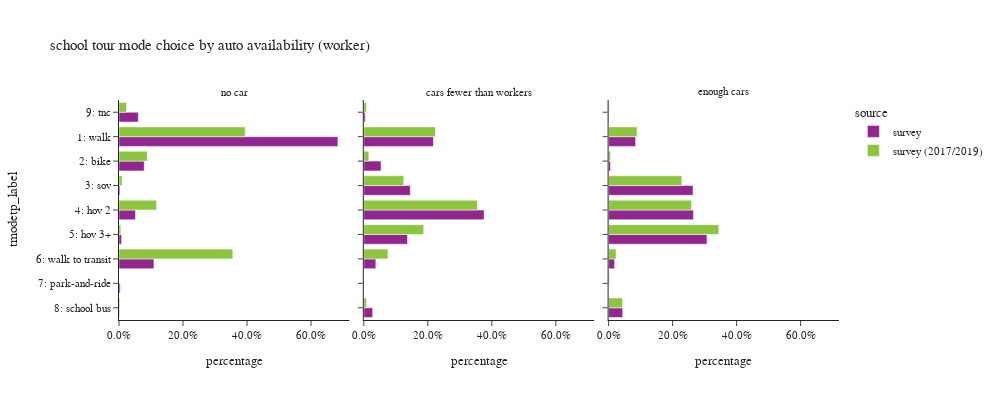

The cell this chart's notebook holds for it:
### Code cell
plot_mode_choice(wk_tour.filter(pl.col('auto_available_worker')!="no worker"),
                 "auto_available_worker",
                 {"auto_available_worker":["no car", "cars fewer than workers","enough cars"],
                     "tmodetp_label":["1: walk","2: bike","3: sov","4: hov 2","5: hov 3+","6: walk to transit",
                                      "7: park-and-ride","8: school bus","9: other–survey only"]},
                 "auto availability (worker)",3,400,1000)

### Figure 1 — Plotly figure (JSON) as saved in the notebook; plotly's stock layout.template omitted (floating-point values rounded to 4 significant figures)
{"data": [{"alignmentgroup": "True", "customdata": [[166], [26], [6], [8], [9], [63], [3], [3], [9]], "hovertemplate": "source=survey<br>auto_available_worker=no car<br>percentage=%{x}<br>tmodetp_label=%{y}<br>sample_count=%{customdata[0]}<extra></extra>", "legendgroup": "survey", "marker": {"color": "#91268F", "pattern": {"shape": ""}}, "name": "survey", "offsetgroup": "survey", "orientation": "h", "showlegend": true, "textposition": "auto", "type": "bar", "x": [0.6839, 0.07895, 0.003046, 0.05137, 0.00796, 0.1092, 0.003737, 0.001342, 0.06049], "xaxis": "x", "y": ["1: walk", "2: bike", "3: sov", "4: hov 2", "5: hov 3+", "6: walk to transit", "7: park-and-ride", "8: school bus", "9: tnc"], "yaxis": "y"}, {"alignmentgroup": "True", "customdata": [[1], [204], [41], [99], [168], [96], [28], [22], [3]], "hovertemplate": "source=survey<br>auto_available_worker=cars fewer than workers<br>percentage=%{x}<br>tmodetp_label=%{y}<br>sample_count=%{customdata[0]}<extra></extra>", "legendgroup": "survey", "marker": {"color": "#91268F", "pattern": {"shape": ""}}, "name": "survey", "offsetgroup": "survey", "orientation": "h", "showlegend": false, "textposition": "auto", "type": "bar", "x": [0.0007046, 0.2176, 0.05403, 0.1453, 0.3759, 0.1366, 0.03756, 0.02769, 0.004653], "xaxis": "x2", "y": [null, "1: walk", "2: bike", "3: sov", "4: hov 2", "5: hov 3+", "6: walk to transit", "8: school bus", "9: tnc"], "yaxis": "y2"}, {"alignmentgroup": "True", "customdata": [[12], [462], [49], [834], [701], [754], [70], [129], [9]], "hovertemplate": "source=survey<br>auto_available_worker=enough cars<br>percentage=%{x}<br>tmodetp_label=%{y}<br>sample_count=%{customdata[0]}<extra></extra>", "legendgroup": "survey", "marker": {"color": "#91268F", "pattern": {"shape": ""}}, "name": "survey", "offsetgroup": "survey", "orientation": "h", "showlegend": false, "textposition": "auto", "type": "bar", "x": [0.009358, 0.08436, 0.005924, 0.2637, 0.2652, 0.3074, 0.01874, 0.04404, 0.001277], "xaxis": "x3", "y": [null, "1: walk", "2: bike", "3: sov", "4: hov 2", "5: hov 3+", "6: walk to transit", "8: school bus", "9: tnc"], "yaxis": "y3"}, {"alignmentgroup": "True", "customdata": [[6], [264], [24], [8], [20], [11], [161], [2], [23]], "hovertemplate": "source=survey (2017/2019)<br>auto_available_worker=no car<br>percentage=%{x}<br>tmodetp_label=%{y}<br>sample_count=%{customdata[0]}<extra></extra>", "legendgroup": "survey (2017/2019)", "marker": {"color": "#8CC63E", "pattern": {"shape": ""}}, "name": "survey (2017/2019)", "offsetgroup": "survey (2017/2019)", "orientation": "h", "showlegend": true, "textposition": "auto", "type": "bar", "x": [0.003398, 0.3941, 0.08845, 0.009598, 0.1176, 0.005559, 0.3555, 0.002719, 0.02316], "xaxis": "x", "y": [null, "1: walk", "2: bike", "3: sov", "4: hov 2", "5: hov 3+", "6: walk to transit", "8: school bus", "9: tnc"], "yaxis": "y"}, {"alignmentgroup": "True", "customdata": [[5], [411], [26], [146], [267], [166], [97], [1], [12], [15]], "hovertemplate": "source=survey (2017/2019)<br>auto_available_worker=cars fewer than workers<br>percentage=%{x}<br>tmodetp_label=%{y}<br>sample_count=%{customdata[0]}<extra></extra>", "legendgroup": "survey (2017/2019)", "marker": {"color": "#8CC63E", "pattern": {"shape": ""}}, "name": "survey (2017/2019)", "offsetgroup": "survey (2017/2019)", "orientation": "h", "showlegend": false, "textposition": "auto", "type": "bar", "x": [0.001314, 0.2239, 0.01564, 0.1247, 0.3547, 0.1872, 0.07545, 0.0005798, 0.008143, 0.008384], "xaxis": "x2", "y": [null, "1: walk", "2: bike", "3: sov", "4: hov 2", "5: hov 3+", "6: walk to transit", "7: park-and-ride", "8: school bus", "9: tnc"], "yaxis": "y2"}, {"alignmentgroup": "True", "customdata": [[17], [960], [75], [1212], [1308], [1198], [218], [13], [178], [26]], "hovertemplate": "source=survey (2017/2019)<br>auto_available_worker=enough cars<br>percentage=%{x}<br>tmodetp_label=%{y}<br>sample_count=%{customdata[0]}<extra></extra>", "legendgroup": "survey (2017/2019)", "marker": {"color": "#8CC63E", "pattern": {"shape": ""}}, "name": "survey (2017/2019)", "offsetgroup": "survey (2017/2019)", "orientation": "h", "showlegend": false, "textposition": "auto", "type": "bar", "x": [0.001182, 0.08903, 0.005967, 0.2289, 0.2589, 0.3443, 0.02321, 0.002996, 0.04356, 0.001998], "xaxis": "x3", "y": [null, "1: walk", "2: bike", "3: sov", "4: hov 2", "5: hov 3+", "6: walk to transit", "7: park-and-ride", "8: school bus", "9: tnc"], "yaxis": "y3"}], "layout": {"annotations": [{"font": {}, "showarrow": false, "text": "no car", "x": 0.16, "xanchor": "center", "xref": "paper", "y": 1.0, "yanchor": "bottom", "yref": "paper"}, {"font": {}, "showarrow": false, "text": "cars fewer than workers", "x": 0.5, "xanchor": "center", "xref": "paper", "y": 1.0, "yanchor": "bottom", "yref": "paper"}, {"font": {}, "showarrow": false, "text": "enough cars", "x": 0.84, "xanchor": "center", "xref": "paper", "y": 1.0, "yanchor": "bottom", "yref": "paper"}], "barmode": "group", "height": 400, "legend": {"title": {"text": "source"}, "tracegroupgap": 0}, "title": {"text": "school tour mode choice by auto availability (worker)"}, "width": 1000, "xaxis": {"anchor": "y", "domain": [0.0, 0.32], "tickformat": ".1%", "title": {"text": "percentage"}}, "xaxis2": {"anchor": "y2", "domain": [0.34, 0.66], "matches": "x", "tickformat": ".1%", "title": {"text": "percentage"}}, "xaxis3": {"anchor": "y3", "domain": [0.68, 1.0], "matches": "x", "tickformat": ".1%", "title": {"text": "percentage"}}, "yaxis": {"anchor": "x", "categoryarray": ["9: other–survey only", "8: school bus", "7: park-and-ride", "6: walk to transit", "5: hov 3+", "4: hov 2", "3: sov", "2: bike", "1: walk"], "categoryorder": "array", "domain": [0.0, 1.0], "title": {"text": "tmodetp_label"}}, "yaxis2": {"anchor": "x2", "domain": [0.0, 1.0], "matches": "y", "showticklabels": false}, "yaxis3": {"anchor": "x3", "domain": [0.0, 1.0], "matches": "y", "showticklabels": false}}}
